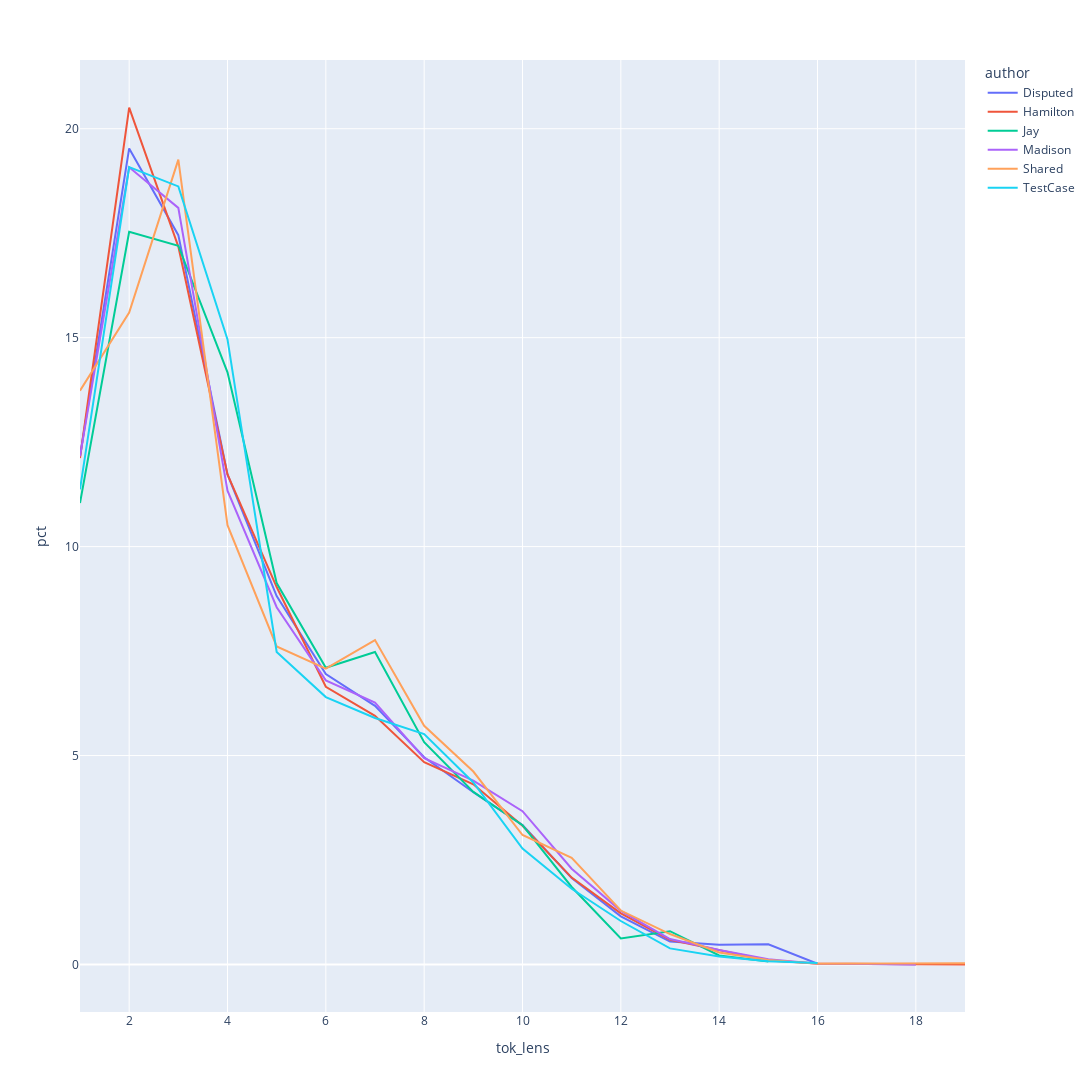

The notebook cell saved with this chart:
### Code cell
fig = px.line(author_wordlen_df, x = "tok_lens", y = "pct", color = "author")
fig.update_layout(width = 1500, height = 1500)
fig.show()

### Figure 1 — Plotly figure (JSON) as saved in the notebook; plotly's stock layout.template omitted (floating-point values rounded to 4 significant figures)
{"data": [{"hovertemplate": "author=Disputed<br>tok_lens=%{x}<br>pct=%{y}<extra></extra>", "legendgroup": "Disputed", "line": {"color": "#636efa", "dash": "solid"}, "marker": {"symbol": "circle"}, "mode": "lines", "name": "Disputed", "orientation": "v", "showlegend": true, "type": "scatter", "x": [1, 2, 3, 4, 5, 6, 7, 8, 9, 10, 11, 12, 13, 14, 15, 16, 18], "xaxis": "x", "y": [12.16, 19.53, 17.45, 11.73, 8.817, 6.95, 6.188, 4.959, 4.123, 3.339, 2.069, 1.152, 0.5485, 0.4749, 0.4823, 0.01841, 0.007363], "yaxis": "y"}, {"hovertemplate": "author=Hamilton<br>tok_lens=%{x}<br>pct=%{y}<extra></extra>", "legendgroup": "Hamilton", "line": {"color": "#EF553B", "dash": "solid"}, "marker": {"symbol": "circle"}, "mode": "lines", "name": "Hamilton", "orientation": "v", "showlegend": true, "type": "scatter", "x": [1, 2, 3, 4, 5, 6, 7, 8, 9, 10, 11, 12, 13, 14, 15, 16, 17, 18, 19], "xaxis": "x", "y": [12.12, 20.51, 17.18, 11.73, 9.033, 6.646, 5.95, 4.841, 4.311, 3.319, 2.08, 1.223, 0.5938, 0.3362, 0.09661, 0.02278, 0.007855, 0.004713, 0.002356], "yaxis": "y"}, {"hovertemplate": "author=Jay<br>tok_lens=%{x}<br>pct=%{y}<extra></extra>", "legendgroup": "Jay", "line": {"color": "#00cc96", "dash": "solid"}, "marker": {"symbol": "circle"}, "mode": "lines", "name": "Jay", "orientation": "v", "showlegend": true, "type": "scatter", "x": [1, 2, 3, 4, 5, 6, 7, 8, 9, 10, 11, 12, 13, 14, 15], "xaxis": "x", "y": [11.04, 17.53, 17.2, 14.17, 9.129, 7.1, 7.477, 5.318, 4.13, 3.333, 1.855, 0.6231, 0.797, 0.2174, 0.07245], "yaxis": "y"}, {"hovertemplate": "author=Madison<br>tok_lens=%{x}<br>pct=%{y}<extra></extra>", "legendgroup": "Madison", "line": {"color": "#ab63fa", "dash": "solid"}, "marker": {"symbol": "circle"}, "mode": "lines", "name": "Madison", "orientation": "v", "showlegend": true, "type": "scatter", "x": [1, 2, 3, 4, 5, 6, 7, 8, 9, 10, 11, 12, 13, 14, 15, 16, 17, 18], "xaxis": "x", "y": [12.16, 19.08, 18.11, 11.34, 8.55, 6.8, 6.268, 4.94, 4.402, 3.669, 2.293, 1.285, 0.6093, 0.3468, 0.1232, 0.02054, 0.009127, 0.002282], "yaxis": "y"}, {"hovertemplate": "author=Shared<br>tok_lens=%{x}<br>pct=%{y}<extra></extra>", "legendgroup": "Shared", "line": {"color": "#FFA15A", "dash": "solid"}, "marker": {"symbol": "circle"}, "mode": "lines", "name": "Shared", "orientation": "v", "showlegend": true, "type": "scatter", "x": [1, 2, 3, 4, 5, 6, 7, 8, 9, 10, 11, 12, 13, 14, 15, 16, 19], "xaxis": "x", "y": [13.73, 15.6, 19.26, 10.51, 7.611, 7.079, 7.762, 5.712, 4.618, 3.099, 2.552, 1.291, 0.7292, 0.2886, 0.1063, 0.01519, 0.03038], "yaxis": "y"}, {"hovertemplate": "author=TestCase<br>tok_lens=%{x}<br>pct=%{y}<extra></extra>", "legendgroup": "TestCase", "line": {"color": "#19d3f3", "dash": "solid"}, "marker": {"symbol": "circle"}, "mode": "lines", "name": "TestCase", "orientation": "v", "showlegend": true, "type": "scatter", "x": [1, 2, 3, 4, 5, 6, 7, 8, 9, 10, 11, 12, 13, 14, 15, 16], "xaxis": "x", "y": [11.37, 19.08, 18.62, 14.96, 7.479, 6.399, 5.898, 5.513, 4.356, 2.776, 1.812, 1.041, 0.3855, 0.1928, 0.0771, 0.03855], "yaxis": "y"}], "layout": {"height": 1500, "legend": {"title": {"text": "author"}, "tracegroupgap": 0}, "margin": {"t": 60}, "width": 1500, "xaxis": {"anchor": "y", "domain": [0, 1], "title": {"text": "tok_lens"}}, "yaxis": {"anchor": "x", "domain": [0, 1], "title": {"text": "pct"}}}}
